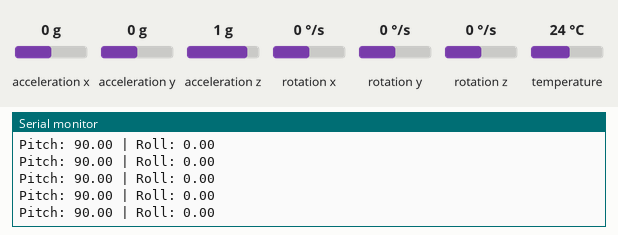
This sketch was run on a simulated Arduino Uno, built with avr-gcc and run on an emulated ATmega328P. On the bench: the last lines printed to the serial monitor. The inputs (shaded band) are chosen by the test bench; at power-on: acceleration x 0 g, acceleration y 0 g, acceleration z 1 g, rotation x 0 °/s, rotation y 0 °/s, rotation z 0 °/s, temperature 24 °C.

Above: at 1.2 s.
1.3 s: acceleration x set to -1.4 g
At 1.46 s:
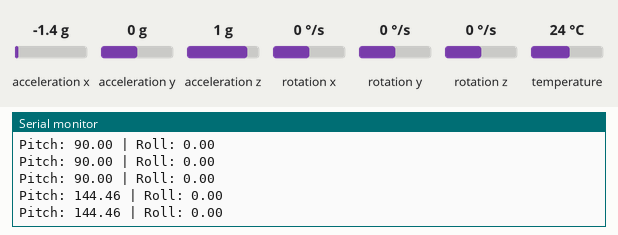
2.8 s: acceleration y set to -1.4 g
At 2.81 s:
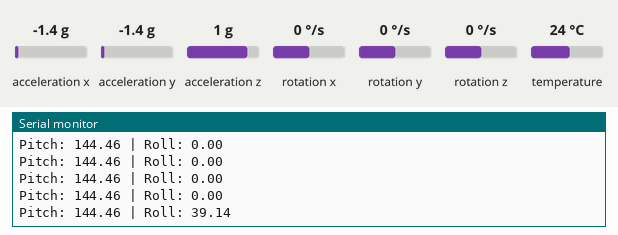
4.3 s: acceleration z set to -1.4 g
At 4.36 s:
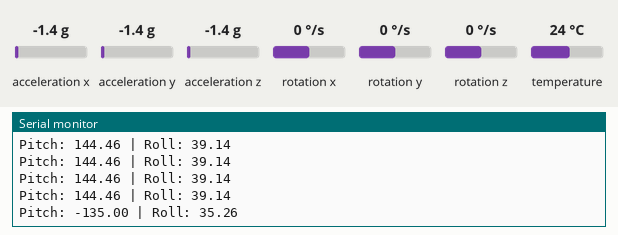
Timing chart, 0 to 7.3 s (numbered marks = the images above; inputs shaded):
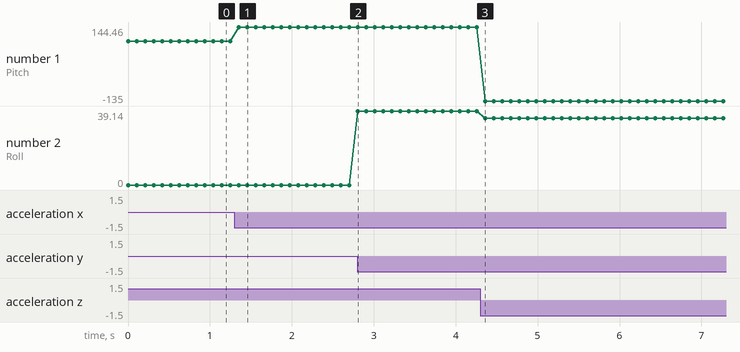

The sketch:

MPU6050_Calc_pitch_roll.ino
```cpp
/////////////////////////////////////////////////////////////////////////////////////
//MPU6050 angles
/////////////////////////////////////////////////////////////////////////////////////

#include <Adafruit_MPU6050.h>
#include <Adafruit_Sensor.h>
#include <Wire.h>

Adafruit_MPU6050 mpu;

void setup() {
  Serial.begin(115200);
  if (!mpu.begin()) {
    while (1) delay(10);
  }
  // Setup range
  mpu.setAccelerometerRange(MPU6050_RANGE_8_G);
  mpu.setGyroRange(MPU6050_RANGE_500_DEG);
}

void loop() {
  //Read Values from Accel and Gyro and temp
  sensors_event_t a, g, temp;
  mpu.getEvent(&a, &g, &temp);

  //Calc Pitch and roll
  float pitch = atan2(a.acceleration.z, a.acceleration.x) * 180 / PI; //offset -5.5
  float roll = atan2(-a.acceleration.y, sqrt(a.acceleration.z * a.acceleration.z + a.acceleration.x * a.acceleration.x)) * 180 / PI;

  //Serial print out
  Serial.println();
  Serial.println();
  Serial.print("Pitch: "); Serial.print(pitch);
  Serial.print(" | Roll: "); Serial.println(roll);
  Serial.println();
  Serial.println();

  delay(100);
}
```

Measured:
- after the input at 1.3 s, the serial monitor: prints a new line after 0.05 s (image 1)
- after the input at 2.8 s, the serial monitor: prints a new line at once (image 2)
- after the input at 4.3 s, the serial monitor: prints a new line after 0.06 s (image 3)
- plotted number 1: 90 → 144.46 after the input at 1.3 s, 144.46 → -135 after the input at 4.3 s
- plotted number 2: 0 → 39.14 after the input at 2.8 s, 39.14 → 35.26 after the input at 4.3 s
